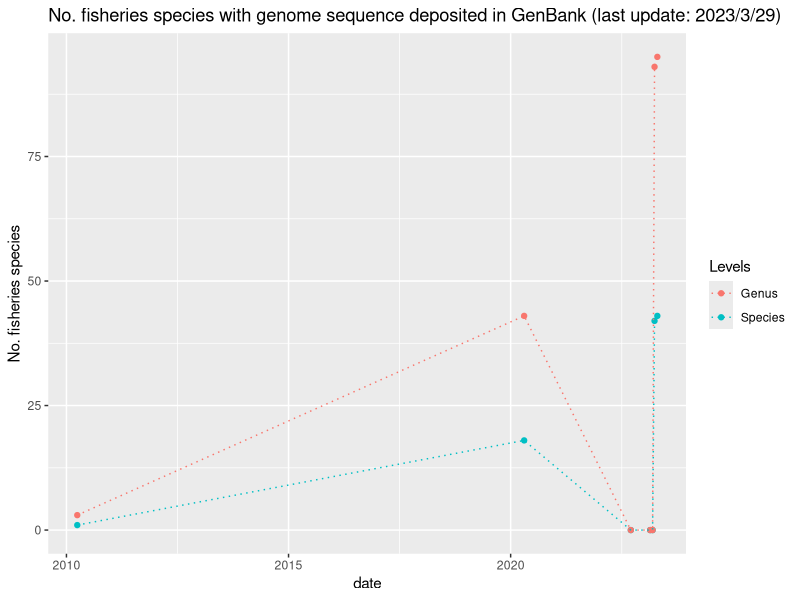

Write R code to recreate this figure.
#plot.no_genome_deposited.R


library(tidyverse)
library(lubridate)

list20220915 <- read_csv("aquatic_organism_genome_size_2022_0915.csv")
list20230221 <- read_csv("aquatic_organism_genome_size_2023_0221.csv")
list20230313 <- read_csv("aquatic_organism_genome_size_2023_0313.csv")
list20230329 <- read_csv("aquatic_organism_genome_size_2023_0329.csv")
list20230421 <- read_csv("aquatic_organism_genome_size_2023_0421.csv")


No_sp_genome_20100331 <- 1
No_sp_genome_20200421 <- 18
No_sp_genome_20220915 <- sum(!is.na(list20220915$Genome_size_of_the_species_Mbp)) 
No_sp_genome_20230221 <- sum(!is.na(list20230221$Genome_size_of_the_species_Mbp)) 
No_sp_genome_20230313 <- sum(!is.na(list20230313$Genome_size_of_the_species_Mbp)) 
No_sp_genome_20230329 <- sum(!is.na(list20230329$Genome_size_of_the_species_Mbp)) 
No_sp_genome_20230421 <- sum(!is.na(list20230421$Genome_size_of_the_species_Mbp)) 


No_sp_genus_20100331 <- 3
No_sp_genus_20200421 <- 43
No_genus_genome_20220915 <- sum(!is.na(list20220915$Average_genome_size_of_the_genus_Mbp)) 
No_genus_genome_20230221 <- sum(!is.na(list20230221$Average_genome_size_of_the_genus_Mbp)) 
No_genus_genome_20230313 <- sum(!is.na(list20230313$Average_genome_size_of_the_genus_Mbp)) 
No_genus_genome_20230329 <- sum(!is.na(list20230329$Average_genome_size_of_the_genus_Mbp)) 
No_genus_genome_20230421 <- sum(!is.na(list20230421$Average_genome_size_of_the_genus_Mbp)) 


genome_chronology <- tibble(
  date = c(ymd("2010-03-31"),ymd("2020-04-21"),ymd("2022-09-15"), 
           ymd("2023-02-21"),ymd("2023-03-13"),ymd("2023-03-29"),
           ymd("2023-04-21")), 
  Species = c(No_sp_genome_20100331, No_sp_genome_20200421, No_sp_genome_20220915,
              No_sp_genome_20230221,No_sp_genome_20230313,No_sp_genome_20230329,
              No_sp_genome_20230421),
  Genus = c(No_sp_genus_20100331,No_sp_genus_20200421,No_genus_genome_20220915,
            No_genus_genome_20230221,No_genus_genome_20230313,No_genus_genome_20230329,
            No_genus_genome_20230421)
            )


genome_chronology <- genome_chronology %>% tidyr::gather(Levels, Value, -date) 


plot_sp_level <- ggplot(data = genome_chronology, aes(x=date, y = Value, color=Levels, group=Levels)) + 
  geom_point() + 
  geom_line(linetype = "dotted") +
  labs(y="No. fisheries species", title="No. fisheries species with genome sequence deposited in GenBank (last update: 2023/3/29)")

png("No_sp_genome_deposited.png", width = 600, height = 400)
plot_sp_level
dev.off()
